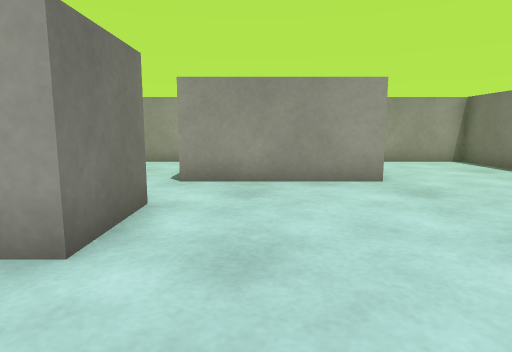
[1] (above)

16 first-person views from a walk through a Unity game level. The camera is 0.51 m above the floor, tilts 8° down and sees 75° across. The floor is counted in squares, 0.5 m on a side. Each view is taken from the middle of a square. On the plan, view 1 faces up. The plan holds only what a view shows up to about 13 squares ahead; the rest is blank. The place goes on beyond the plan. The player is left out. Surface patterns are stand-ins for the level's own textures.

[2]
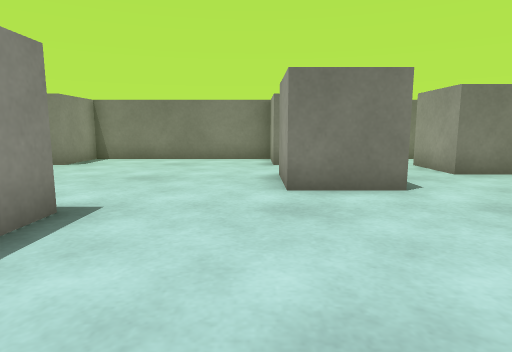

[3]
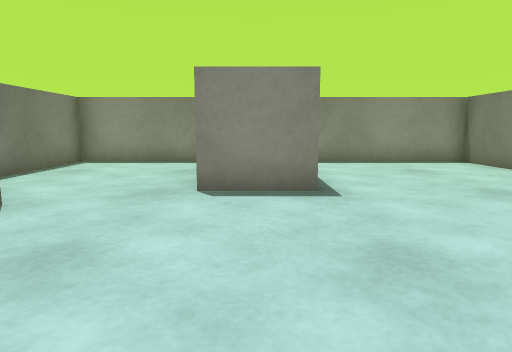

[4]
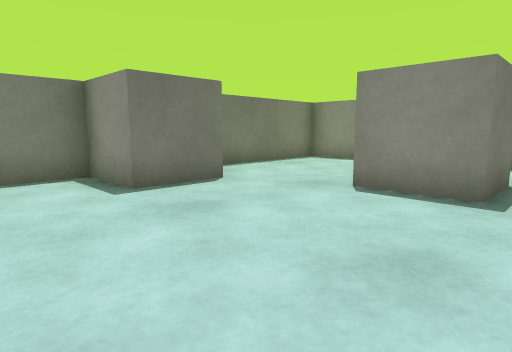

[5]
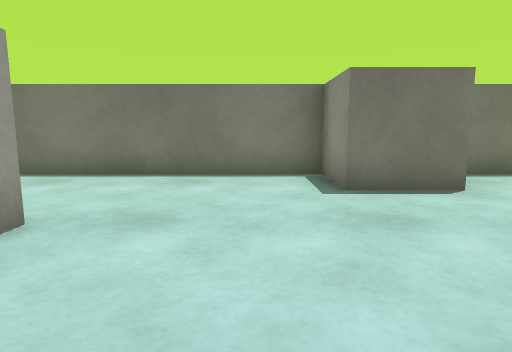

[6]
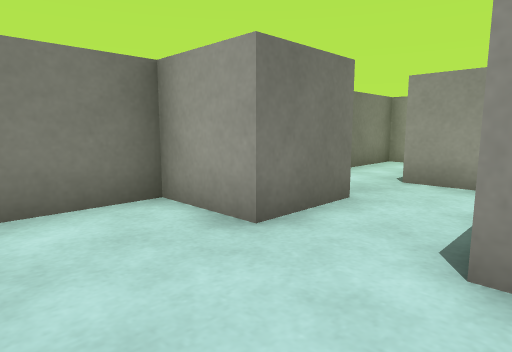

[7]
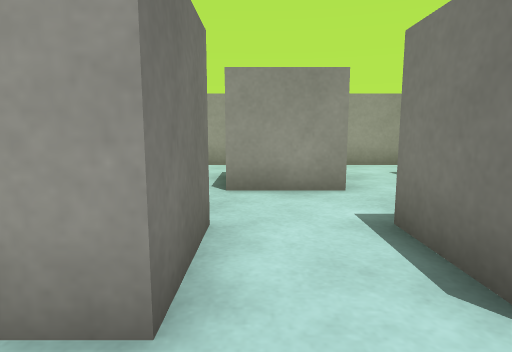

[8]
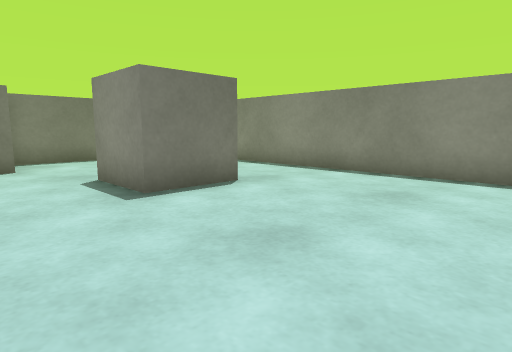

[9]
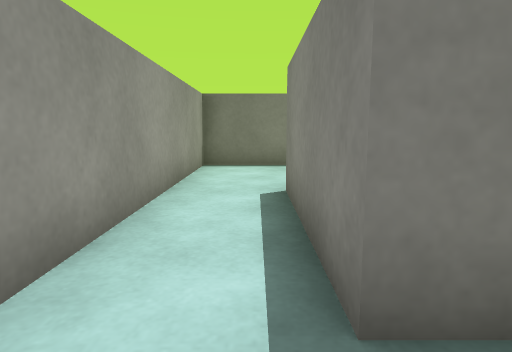

[10]
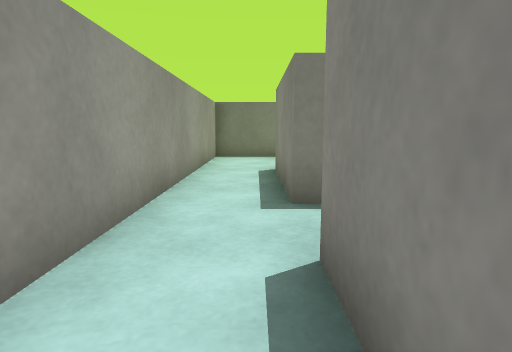

[11]
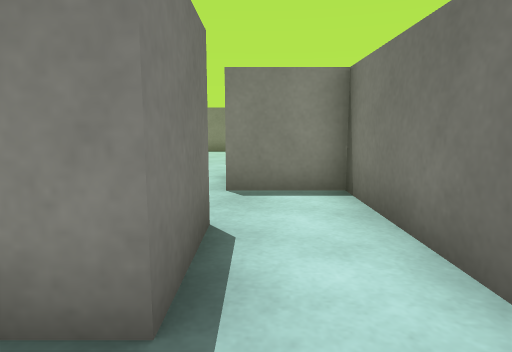

[12]
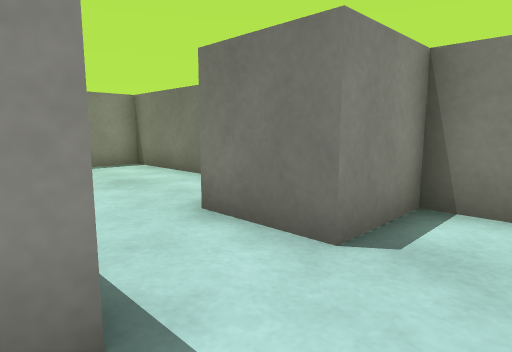

[13]
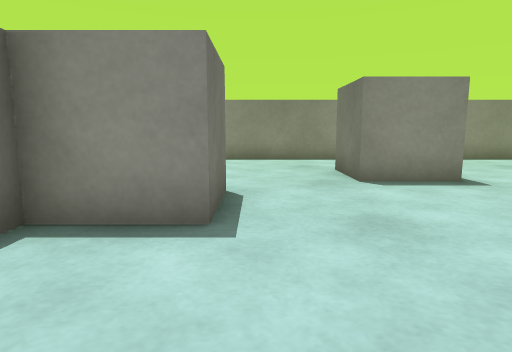

[14]
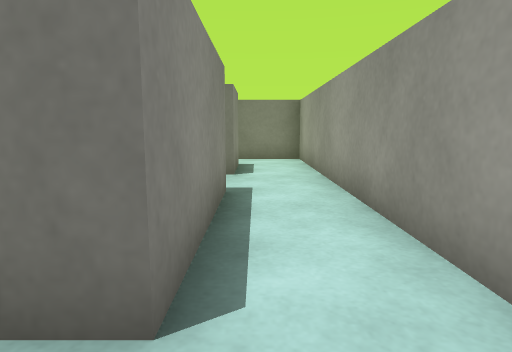

[15]
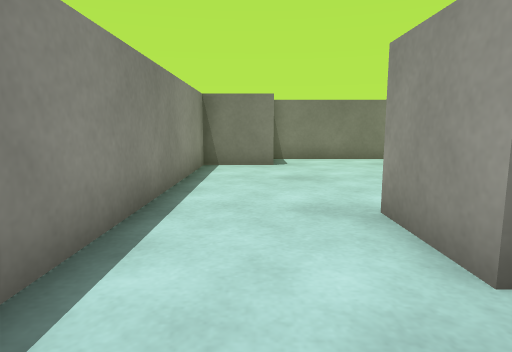

[16]
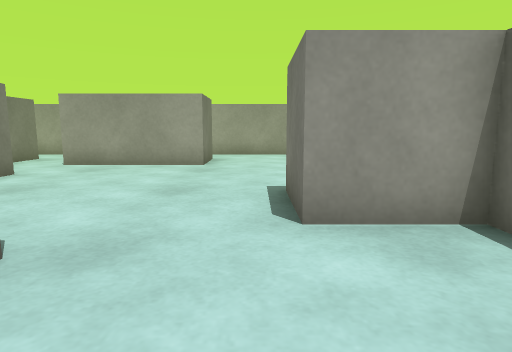

### Floor plan
Points are (right, up) in squares from view 1. A wall is a line through its corners. A room is listed if a view was taken in it or the views show most of it. See-through windows are left out.
Room 1 (views 1, 2, 3, 4, 5, 6, 7, 8, 9, 10, 11, 12, 13, 14, 15, 16)
walls: (0, -0.5) (2, -0.5) (2, -2.5) (0, -2.5) (0, -0.5); (-1.5, 4.6) (-1.5, 2.5) (-3.5, 2.5); (-3.5, 2.8) (-3.5, 4.5) (-3.1, 4.5); (4.5, 2.5) (6.5, 2.5) (6.5, 10.5) (-7.5, 10.5) (-7.5, 4.5) (-5.5, 4.5) (-5.5, 2.5) (-7.5, 2.5) (-7.5, -3.5) (-5.5, -3.5) (-5.5, -5.5) (6.5, -5.5) (6.5, 0.5) (4.5, 0.5) (4.5, 2.5); (-3.5, 6.5) (-5.5, 6.5) (-5.5, 8.5) (-3.5, 8.5) (-3.5, 6.5); (-1.5, 7.8) (-1.5, 8.5) (2.5, 8.5) (2.5, 6.5) (-1.5, 6.5)

Positions as (right, up) in squares from view 1, and headings:
1: (0, 0), facing up
2: (4, 2), facing left
3: (1, 5), facing down
4: (-1, 5), facing down-right
5: (-1, 4), facing right
6: (-3, 0), facing up-left
7: (-5, 1), facing up
8: (-5, 2), facing down-right
9: (-3, 9), facing right
10: (-6, 9), facing right
11: (-6, 10), facing down
12: (-3, 6), facing down-left
13: (4, 6), facing down
14: (4, 9), facing left
15: (4, -4), facing left
16: (4, -3), facing up
